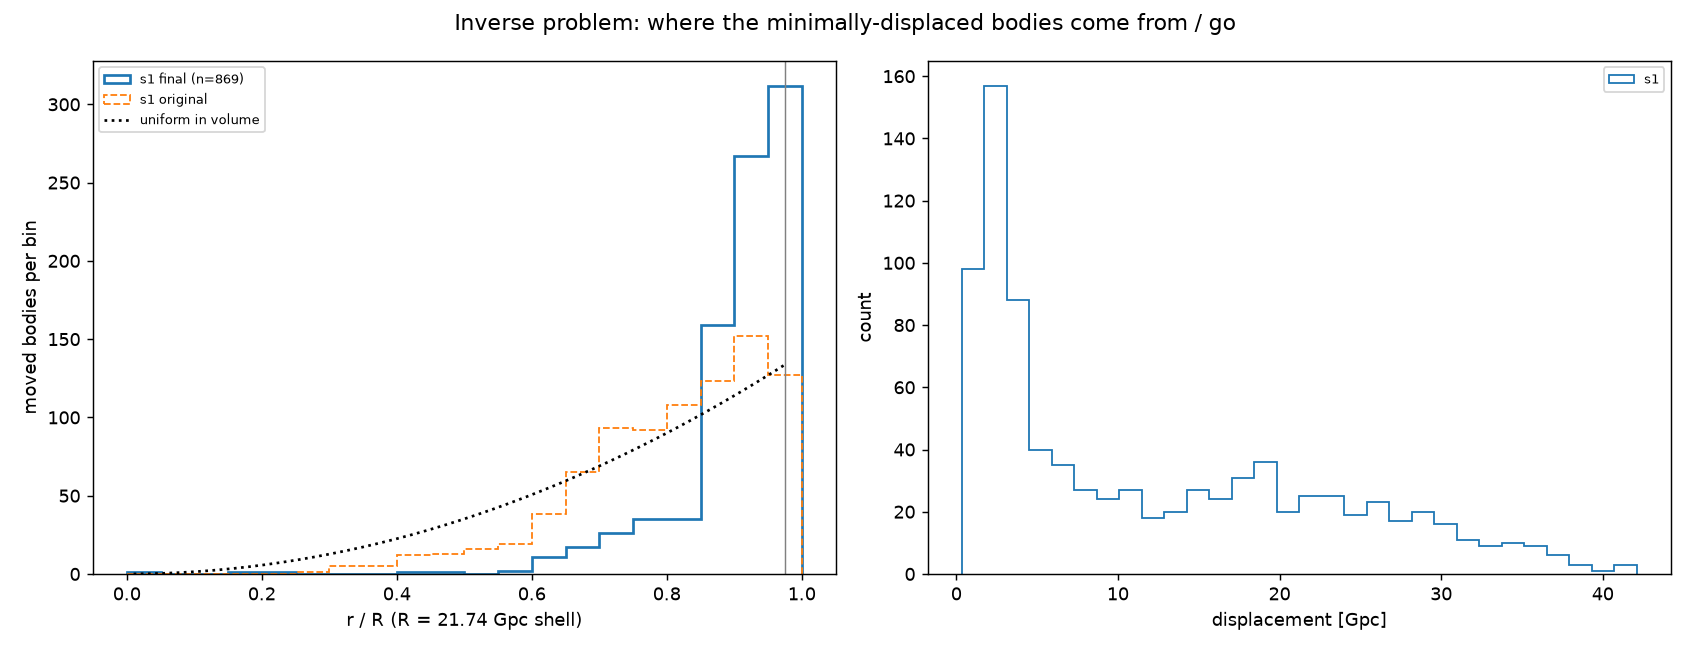

Reproduce this figure in Python.
# Radial distribution (r/R) of displaced bodies: original vs final positions, against the uniform-in-volume expectation; plus displacement histogram.
import glob,numpy as np,matplotlib;matplotlib.use('Agg');import matplotlib.pyplot as plt
W='/workspace/coepdf/joint_solve/phase5/web/inverse/';R=21.7439;fs=sorted(glob.glob(W+'inv_s*.npz'))
fig,ax=plt.subplots(1,2,figsize=(13,5));e=np.linspace(0,1,21)
for f in fs:
    z=np.load(f);m=z['moved'];s=f.split('_')[-1][:-4]
    for a in ('y0','y','Resid'):assert np.all(np.isfinite(z[a])),a
    ax[0].hist(np.linalg.norm(z['y'][m],axis=1)/R,e,histtype='step',lw=1.5,label=f'{s} final (n={m.sum()})')
    ax[0].hist(np.linalg.norm(z['y0'][m],axis=1)/R,e,histtype='step',ls='--',label=f'{s} original')
    ax[1].hist(np.linalg.norm(z['y'][m]-z['y0'][m],axis=1),30,histtype='step',label=s)
x=np.linspace(0.01,0.975,200);n=int(np.mean([np.load(f)['moved'].sum() for f in fs]))
ax[0].plot(x,n*3*x**2/(0.975**3-0.01**3)*(e[1]-e[0]),'k:',label='uniform in volume')
ax[0].axvline(0.975,color='gray',lw=0.8);ax[0].set_xlabel('r / R (R = 21.74 Gpc shell)');ax[0].set_ylabel('moved bodies per bin');ax[0].legend(fontsize=7)
ax[1].set_xlabel('displacement [Gpc]');ax[1].set_ylabel('count');ax[1].legend(fontsize=7)
fig.suptitle('Inverse problem: where the minimally-displaced bodies come from / go');fig.tight_layout();fig.savefig(W+'radial_moved.png',dpi=130)
